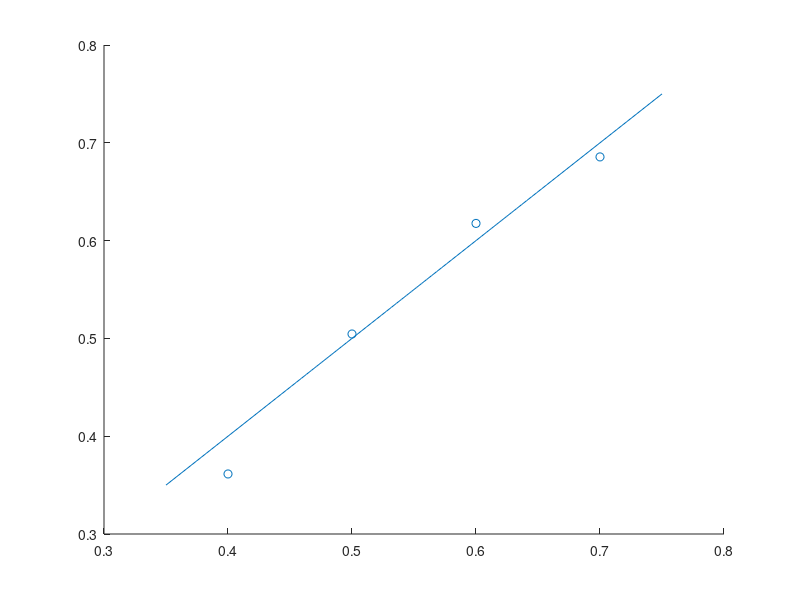

The MATLAB source for this figure:
data_c0=[.4;.5;.6;.7];
data_A4=[.0713;.110;.152;.193];
close all


a=10^6;
b=1;

c0=linspace(0.35,0.75,100);
c1_eq=zeros(1,100);
cfib=zeros(1,100);


%scale
data_A4=5.957*data_A4 - 12.46*(data_A4.^2);
scatter(data_c0,data_A4);

lambda=a/b;
for i=1:100
    c1_eq(i)=2*c0(i)/(1+2*lambda*c0(i)+(1+4*lambda*c0(i))^0.5);
    cfib(i)=c0(i)-c1_eq(i)-lambda*c1_eq(i)^2;
end
hold on
plot(c0,cfib);
